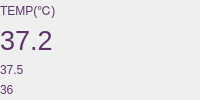
                     <widget class="QWidget" name="widget_32" native="true">
                      <layout class="QHBoxLayout" name="horizontalLayout_27" stretch="2,1">
                       <property name="spacing">
                        <number>10</number>
                       </property>
                       <property name="leftMargin">
                        <number>0</number>
                       </property>
                       <property name="topMargin">
                        <number>0</number>
                       </property>
                       <property name="rightMargin">
                        <number>60</number>
                       </property>
                       <property name="bottomMargin">
                        <number>0</number>
                       </property>
                       <item>
                        <widget class="QWidget" name="widget_34" native="true">
                         <layout class="QVBoxLayout" name="verticalLayout_12" stretch="1,2,1,1">
                          <property name="spacing">
                           <number>0</number>
                          </property>
                          <property name="leftMargin">
                           <number>0</number>
                          </property>
                          <property name="topMargin">
                           <number>0</number>
                          </property>
                          <property name="rightMargin">
                           <number>0</number>
                          </property>
                          <property name="bottomMargin">
                           <number>0</number>
                          </property>
                          <item>
                           <widget class="QLabel" name="label_26">
                            <property name="palette">
                             <palette>
                              <active>
                               <colorrole role="WindowText">
                                <brush brushstyle="SolidPattern">
                                 <color alpha="255">
                                  <red>92</red>
                                  <green>53</green>
                                  <blue>102</blue>
                                 </color>
                                </brush>
                               </colorrole>
                               <colorrole role="Button">
                                <brush brushstyle="SolidPattern">
                                 <color alpha="255">
                                  <red>85</red>
                                  <green>170</green>
                                  <blue>255</blue>
                                 </color>
                                </brush>
                               </colorrole>
                               <colorrole role="Base">
                                <brush brushstyle="SolidPattern">
                                 <color alpha="255">
                                  <red>85</red>
                                  <green>170</green>
                                  <blue>255</blue>
                                 </color>
                                </brush>
                               </colorrole>
                               <colorrole role="Window">
                                <brush brushstyle="SolidPattern">
                                 <color alpha="255">
                                  <red>85</red>
                                  <green>170</green>
                                  <blue>255</blue>
                                 </color>
                                </brush>
                               </colorrole>
                              </active>
                              <inactive>
                               <colorrole role="WindowText">
                                <brush brushstyle="SolidPattern">
                                 <color alpha="255">
                                  <red>92</red>
                                  <green>53</green>
                                  <blue>102</blue>
                                 </color>
                                </brush>
                               </colorrole>
                               <colorrole role="Button">
                                <brush brushstyle="SolidPattern">
                                 <color alpha="255">
                                  <red>85</red>
                                  <green>170</green>
                                  <blue>255</blue>
                                 </color>
                                </brush>
                               </colorrole>
                               <colorrole role="Base">
                                <brush brushstyle="SolidPattern">
                                 <color alpha="255">
                                  <red>85</red>
                                  <green>170</green>
                                  <blue>255</blue>
                                 </color>
                                </brush>
                               </colorrole>
                               <colorrole role="Window">
                                <brush brushstyle="SolidPattern">
                                 <color alpha="255">
                                  <red>85</red>
                                  <green>170</green>
                                  <blue>255</blue>
                                 </color>
                                </brush>
                               </colorrole>
                              </inactive>
                              <disabled>
                               <colorrole role="WindowText">
                                <brush brushstyle="SolidPattern">
                                 <color alpha="255">
                                  <red>190</red>
                                  <green>190</green>
                                  <blue>190</blue>
                                 </color>
                                </brush>
                               </colorrole>
                               <colorrole role="Button">
                                <brush brushstyle="SolidPattern">
                                 <color alpha="255">
                                  <red>85</red>
                                  <green>170</green>
                                  <blue>255</blue>
                                 </color>
                                </brush>
                               </colorrole>
                               <colorrole role="Base">
                                <brush brushstyle="SolidPattern">
                                 <color alpha="255">
                                  <red>85</red>
                                  <green>170</green>
                                  <blue>255</blue>
                                 </color>
                                </brush>
                               </colorrole>
                               <colorrole role="Window">
                                <brush brushstyle="SolidPattern">
                                 <color alpha="255">
                                  <red>85</red>
                                  <green>170</green>
                                  <blue>255</blue>
                                 </color>
                                </brush>
                               </colorrole>
                              </disabled>
                             </palette>
                            </property>
                            <property name="text">
                             <string>TEMP(℃)</string>
                            </property>
                           </widget>
                          </item>
                          <item>
                           <widget class="QLabel" name="tempLabel">
                            <property name="palette">
                             <palette>
                              <active>
                               <colorrole role="WindowText">
                                <brush brushstyle="SolidPattern">
                                 <color alpha="255">
                                  <red>92</red>
                                  <green>53</green>
                                  <blue>102</blue>
                                 </color>
                                </brush>
                               </colorrole>
                               <colorrole role="Button">
                                <brush brushstyle="SolidPattern">
                                 <color alpha="255">
                                  <red>85</red>
                                  <green>170</green>
                                  <blue>255</blue>
                                 </color>
                                </brush>
                               </colorrole>
                               <colorrole role="Base">
                                <brush brushstyle="SolidPattern">
                                 <color alpha="255">
                                  <red>85</red>
                                  <green>170</green>
                                  <blue>255</blue>
                                 </color>
                                </brush>
                               </colorrole>
                               <colorrole role="Window">
                                <brush brushstyle="SolidPattern">
                                 <color alpha="255">
                                  <red>85</red>
                                  <green>170</green>
                                  <blue>255</blue>
                                 </color>
                                </brush>
                               </colorrole>
                              </active>
                              <inactive>
                               <colorrole role="WindowText">
                                <brush brushstyle="SolidPattern">
                                 <color alpha="255">
                                  <red>92</red>
                                  <green>53</green>
                                  <blue>102</blue>
                                 </color>
                                </brush>
                               </colorrole>
                               <colorrole role="Button">
                                <brush brushstyle="SolidPattern">
                                 <color alpha="255">
                                  <red>85</red>
                                  <green>170</green>
                                  <blue>255</blue>
                                 </color>
                                </brush>
                               </colorrole>
                               <colorrole role="Base">
                                <brush brushstyle="SolidPattern">
                                 <color alpha="255">
                                  <red>85</red>
                                  <green>170</green>
                                  <blue>255</blue>
                                 </color>
                                </brush>
                               </colorrole>
                               <colorrole role="Window">
                                <brush brushstyle="SolidPattern">
                                 <color alpha="255">
                                  <red>85</red>
                                  <green>170</green>
                                  <blue>255</blue>
                                 </color>
                                </brush>
                               </colorrole>
                              </inactive>
                              <disabled>
                               <colorrole role="WindowText">
                                <brush brushstyle="SolidPattern">
                                 <color alpha="255">
                                  <red>190</red>
                                  <green>190</green>
                                  <blue>190</blue>
                                 </color>
                                </brush>
                               </colorrole>
                               <colorrole role="Button">
                                <brush brushstyle="SolidPattern">
                                 <color alpha="255">
                                  <red>85</red>
                                  <green>170</green>
                                  <blue>255</blue>
                                 </color>
                                </brush>
                               </colorrole>
                               <colorrole role="Base">
                                <brush brushstyle="SolidPattern">
                                 <color alpha="255">
                                  <red>85</red>
                                  <green>170</green>
                                  <blue>255</blue>
                                 </color>
                                </brush>
                               </colorrole>
                               <colorrole role="Window">
                                <brush brushstyle="SolidPattern">
                                 <color alpha="255">
                                  <red>85</red>
                                  <green>170</green>
                                  <blue>255</blue>
                                 </color>
                                </brush>
                               </colorrole>
                              </disabled>
                             </palette>
                            </property>
                            <property name="font">
                             <font>
                              <pointsize>20</pointsize>
                             </font>
                            </property>
                            <property name="text">
                             <string>37.2</string>
                            </property>
                           </widget>
                          </item>
                          <item>
                           <widget class="QLabel" name="label_28">
                            <property name="palette">
                             <palette>
                              <active>
                               <colorrole role="WindowText">
                                <brush brushstyle="SolidPattern">
                                 <color alpha="255">
                                  <red>92</red>
                                  <green>53</green>
                                  <blue>102</blue>
                                 </color>
                                </brush>
                               </colorrole>
                               <colorrole role="Button">
                                <brush brushstyle="SolidPattern">
                                 <color alpha="255">
                                  <red>85</red>
                                  <green>170</green>
                                  <blue>255</blue>
                                 </color>
                                </brush>
                               </colorrole>
                               <colorrole role="Base">
                                <brush brushstyle="SolidPattern">
                                 <color alpha="255">
                                  <red>85</red>
                                  <green>170</green>
                                  <blue>255</blue>
                                 </color>
                                </brush>
                               </colorrole>
                               <colorrole role="Window">
                                <brush brushstyle="SolidPattern">
                                 <color alpha="255">
                                  <red>85</red>
                                  <green>170</green>
                                  <blue>255</blue>
                                 </color>
                                </brush>
                               </colorrole>
                              </active>
                              <inactive>
                               <colorrole role="WindowText">
                                <brush brushstyle="SolidPattern">
                                 <color alpha="255">
                                  <red>92</red>
                                  <green>53</green>
                                  <blue>102</blue>
                                 </color>
                                </brush>
                               </colorrole>
                               <colorrole role="Button">
                                <brush brushstyle="SolidPattern">
                                 <color alpha="255">
                                  <red>85</red>
                                  <green>170</green>
                                  <blue>255</blue>
                                 </color>
                                </brush>
                               </colorrole>
                               <colorrole role="Base">
                                <brush brushstyle="SolidPattern">
                                 <color alpha="255">
                                  <red>85</red>
                                  <green>170</green>
                                  <blue>255</blue>
                                 </color>
                                </brush>
                               </colorrole>
                               <colorrole role="Window">
                                <brush brushstyle="SolidPattern">
                                 <color alpha="255">
                                  <red>85</red>
                                  <green>170</green>
                                  <blue>255</blue>
                                 </color>
                                </brush>
                               </colorrole>
                              </inactive>
                              <disabled>
                               <colorrole role="WindowText">
                                <brush brushstyle="SolidPattern">
                                 <color alpha="255">
                                  <red>190</red>
                                  <green>190</green>
                                  <blue>190</blue>
                                 </color>
                                </brush>
                               </colorrole>
                               <colorrole role="Button">
                                <brush brushstyle="SolidPattern">
                                 <color alpha="255">
                                  <red>85</red>
                                  <green>170</green>
                                  <blue>255</blue>
                                 </color>
                                </brush>
                               </colorrole>
                               <colorrole role="Base">
                                <brush brushstyle="SolidPattern">
                                 <color alpha="255">
                                  <red>85</red>
                                  <green>170</green>
                                  <blue>255</blue>
                                 </color>
                                </brush>
                               </colorrole>
                               <colorrole role="Window">
                                <brush brushstyle="SolidPattern">
                                 <color alpha="255">
                                  <red>85</red>
                                  <green>170</green>
                                  <blue>255</blue>
                                 </color>
                                </brush>
                               </colorrole>
                              </disabled>
                             </palette>
                            </property>
                            <property name="text">
                             <string>37.5</string>
                            </property>
                           </widget>
                          </item>
                          <item>
                           <widget class="QLabel" name="label_29">
                            <property name="palette">
                             <palette>
                              <active>
                               <colorrole role="WindowText">
                                <brush brushstyle="SolidPattern">
                                 <color alpha="255">
                                  <red>92</red>
                                  <green>53</green>
                                  <blue>102</blue>
                                 </color>
                                </brush>
                               </colorrole>
                               <colorrole role="Button">
                                <brush brushstyle="SolidPattern">
                                 <color alpha="255">
                                  <red>85</red>
                                  <green>170</green>
                                  <blue>255</blue>
                                 </color>
                                </brush>
                               </colorrole>
                               <colorrole role="Base">
                                <brush brushstyle="SolidPattern">
                                 <color alpha="255">
                                  <red>85</red>
                                  <green>170</green>
                                  <blue>255</blue>
                                 </color>
                                </brush>
                               </colorrole>
                               <colorrole role="Window">
                                <brush brushstyle="SolidPattern">
                                 <color alpha="255">
                                  <red>85</red>
                                  <green>170</green>
                                  <blue>255</blue>
                                 </color>
                                </brush>
                               </colorrole>
                              </active>
                              <inactive>
                               <colorrole role="WindowText">
                                <brush brushstyle="SolidPattern">
                                 <color alpha="255">
                                  <red>92</red>
                                  <green>53</green>
                                  <blue>102</blue>
                                 </color>
                                </brush>
                               </colorrole>
                               <colorrole role="Button">
                                <brush brushstyle="SolidPattern">
                                 <color alpha="255">
                                  <red>85</red>
                                  <green>170</green>
                                  <blue>255</blue>
                                 </color>
                                </brush>
                               </colorrole>
                               <colorrole role="Base">
                                <brush brushstyle="SolidPattern">
                                 <color alpha="255">
                                  <red>85</red>
                                  <green>170</green>
                                  <blue>255</blue>
                                 </color>
                                </brush>
                               </colorrole>
                               <colorrole role="Window">
                                <brush brushstyle="SolidPattern">
                                 <color alpha="255">
                                  <red>85</red>
                                  <green>170</green>
                                  <blue>255</blue>
                                 </color>
                                </brush>
                               </colorrole>
                              </inactive>
                              <disabled>
                               <colorrole role="WindowText">
                                <brush brushstyle="SolidPattern">
                                 <color alpha="255">
                                  <red>190</red>
                                  <green>190</green>
                                  <blue>190</blue>
                                 </color>
                                </brush>
                               </colorrole>
                               <colorrole role="Button">
                                <brush brushstyle="SolidPattern">
                                 <color alpha="255">
                                  <red>85</red>
                                  <green>170</green>
                                  <blue>255</blue>
                                 </color>
                                </brush>
                               </colorrole>
                               <colorrole role="Base">
                                <brush brushstyle="SolidPattern">
                                 <color alpha="255">
                                  <red>85</red>
                                  <green>170</green>
                                  <blue>255</blue>
                                 </color>
                                </brush>
                               </colorrole>
                               <colorrole role="Window">
                                <brush brushstyle="SolidPattern">
                                 <color alpha="255">
                                  <red>85</red>
                                  <green>170</green>
                                  <blue>255</blue>
                                 </color>
                                </brush>
                               </colorrole>
                              </disabled>
                             </palette>
                            </property>
                            <property name="text">
                             <string>36</string>
                            </property>
                           </widget>
                          </item>
                         </layout>
                        </widget>
                       </item>
                       <item>
                        <widget class="LThermometer" name="tempWdt" native="true"/>
                       </item>
                      </layout>
                     </widget>
